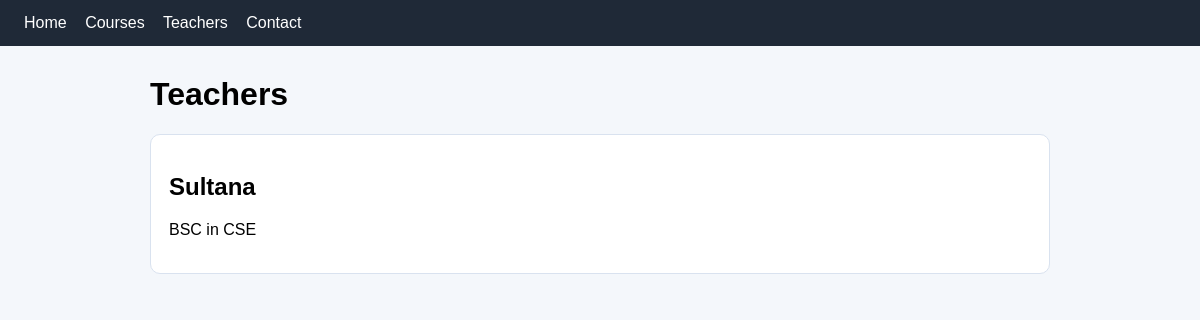
Page /academy/teachers/ on the earlier database version.
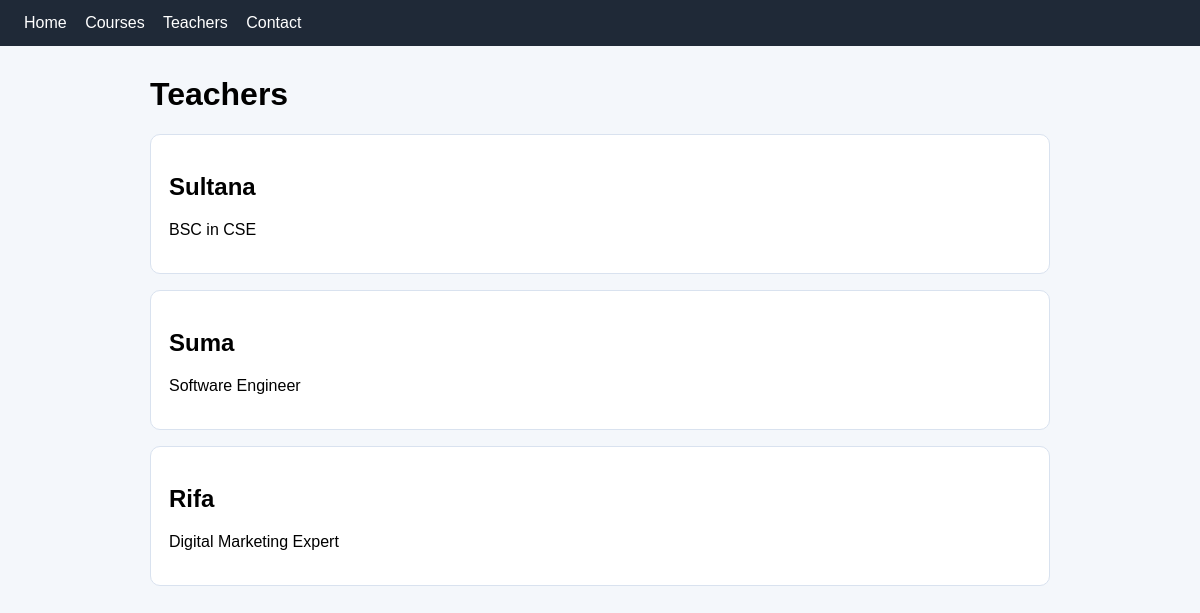
Same page on the later database version.
### academy/models.py (models this page shows, shortened)
class Teacher(models.Model):
    name = models.CharField(max_length=100)
    bio = models.TextField()

### academy/views.py (the view)
# urls.py: path('teachers/',views.teachers,name='teachers'),
def teachers(request):
    return render(request, 'academy/teachers.html', {'teachers': Teacher.objects.all()})

### academy/templates/academy/teachers.html (shortened to what this page needs)
{% extends "academy/base.html" %}
{% block content %}
<h1>Teachers</h1>
{% for teacher in teachers %}
  <div class="card">
    <h2>{{ teacher.name }}</h2>
    <p>{{ teacher.bio }}</p>
  </div>
{% endfor %}
{% endblock %}

### academy/templates/academy/base.html (shortened to what this page needs)
{% load static %}
<!DOCTYPE html>
<html lang="en">
<head>
  <link rel="stylesheet" href="{% static 'academy/style.css' %}">
</head>
<body>
<nav>
  <a href="{% url 'academy:home' %}">Home</a>
  <a href="{%  url 'academy:courses'  %}">Courses</a>
  <a href="{%  url 'academy:teachers' %}">Teachers</a>
  <a href="{%  url 'academy:contact' %}">Contact</a>
</nav>
<div class="page">
  {% block content %}{% endblock %}
</div>
</body>
</html>

### academy/static/academy/style.css (style rules this page uses)
body { font-family: Arial, sans-serif; margin: 0; background: #f4f7fb; }
nav { background: #1f2937; padding: 14px 24px; }
nav a { color: white; text-decoration: none; margin-right: 14px; }
.page { max-width: 900px; margin: 30px auto; padding: 0 20px; }
.card { background: white; border: 1px solid #d9e2ef; border-radius: 10px; padding: 18px; margin-bottom: 16px; }
a { color: #2563eb; }

Differences in the rows shown:
added Teacher: name "Suma", bio "Software Engineer"
added Teacher: name "Rifa", bio "Digital Marketing Expert"
